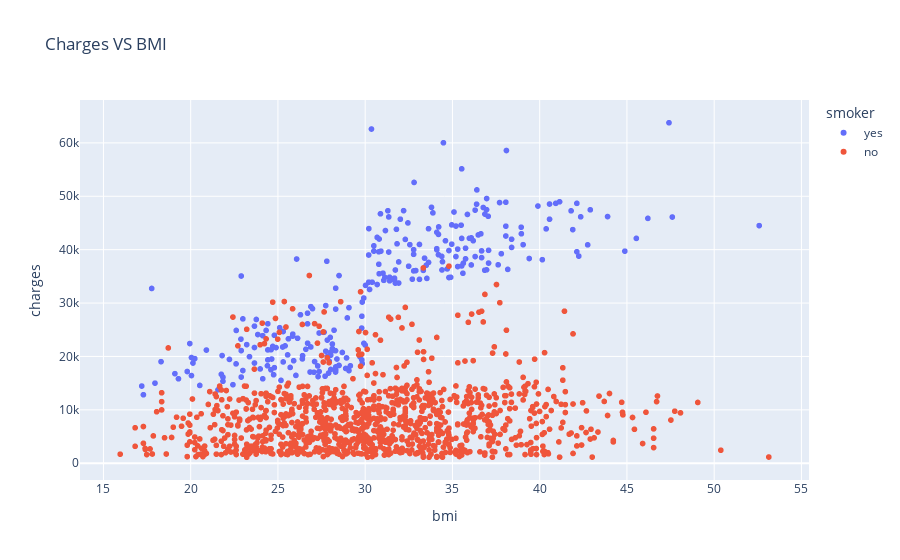

The cell this chart's notebook holds for it:
### Markdown cell above
Let's visualize the relationship between charges and BMI. We will use another scatter plot. Again, we'll use the values from the 'smoker' column to color the points

### Code cell
px.scatter(df,x='bmi',y='charges',color='smoker',title='Charges VS BMI')

### Figure 1 — Plotly figure (JSON) as saved in the notebook; plotly's stock layout.template omitted (floating-point values rounded to 4 significant figures; data arrays with more than 128 entries replaced by an {"elided": "..."} marker saying what was removed)
{"data": [{"hovertemplate": "smoker=yes<br>bmi=%{x}<br>charges=%{y}<extra></extra>", "legendgroup": "yes", "marker": {"color": "#636efa", "symbol": "circle"}, "mode": "markers", "name": "yes", "showlegend": true, "type": "scattergl", "x": {"elided": "274 float values"}, "xaxis": "x", "y": {"elided": "274 float values"}, "yaxis": "y"}, {"hovertemplate": "smoker=no<br>bmi=%{x}<br>charges=%{y}<extra></extra>", "legendgroup": "no", "marker": {"color": "#EF553B", "symbol": "circle"}, "mode": "markers", "name": "no", "showlegend": true, "type": "scattergl", "x": {"elided": "1064 float values"}, "xaxis": "x", "y": {"elided": "1064 float values"}, "yaxis": "y"}], "layout": {"legend": {"title": {"text": "smoker"}, "tracegroupgap": 0}, "title": {"text": "Charges VS BMI"}, "xaxis": {"anchor": "y", "domain": [0, 1], "title": {"text": "bmi"}}, "yaxis": {"anchor": "x", "domain": [0, 1], "title": {"text": "charges"}}}}
